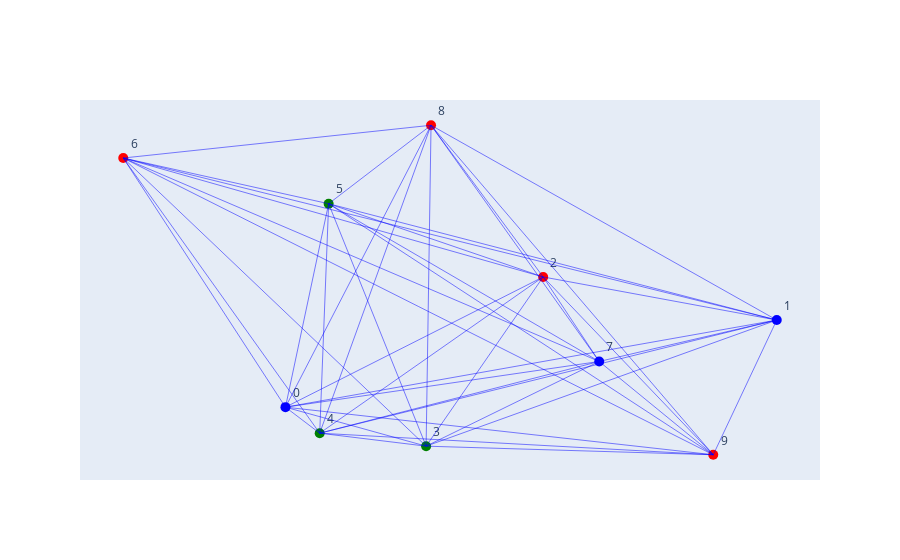

The notebook cell saved with this chart:
### Code cell
import plotly.graph_objects as go 
import random

from dash import Dash, html, dcc, Input, Output, callback
import time

import networkx as nx
from tqdm import tqdm 

EDGE_WIDTH = 0.5
NODE_SIZE = 10

G = nx.random_geometric_graph(10, 1)
nx_layout = nx.spring_layout(G)

nodes_vis_data = {}
edges_vis_data = {}

nx_nodes = G.nodes 
nx_nodes_data = G.nodes.data()

nx_edges = G.edges 
nx_edges_data = G.edges.data()

colors = ['red','green','blue']
rrange = (0,len(colors)-1)
random.randint(*rrange)
for i in nx_nodes:
    curr_nx_node_data = nx_nodes_data[i]
    stri = str(i)
    curr_node_vis_data = {
        'name':stri,
        'x': curr_nx_node_data['pos'][0],
        'y': curr_nx_node_data['pos'][1],
        'color':colors[random.randint(*rrange)],
        'hoverinfo':None,
        'hovertext':stri + '_' + str(random.randint(100,110)),
    }
    nodes_vis_data[stri]=curr_node_vis_data

for j in nx_edges:
    u, v = min(j), max(j)
    assert u != v 
    u_dt, v_dt = nx_nodes_data[u],nx_nodes_data[v]
    edge_id = f'{u}_{v}'
    u_x, u_y = u_dt['pos']
    v_x, v_y = v_dt['pos']
    curr_edge_vis_data = {
        "name":edge_id,
        'x':(u_x,v_x),
        'y':(u_y,v_y),
        'color':'blue',
    }
    edges_vis_data[edge_id] = curr_edge_vis_data

traces = []
for i in nodes_vis_data:
    node_dt = nodes_vis_data[i]
    
    node_trace = go.Scatter(
        x=[node_dt['x'],], y=[node_dt['y'],],
        mode='markers+text',
        text=node_dt['name'],
        name=node_dt['name'],
        textposition='top right',
        customdata=[node_dt["hovertext"],],
        hoverinfo=node_dt["hoverinfo"],
        hovertemplate='%{customdata}', 
        marker=go.scatter.Marker(color=node_dt["color"],size=NODE_SIZE)
    )

    traces.append(node_trace)
  
for edge_id in edges_vis_data:
    edge_dt = edges_vis_data[edge_id]
    
    edge_trace = go.Scatter(
        x=edge_dt['x'], y=edge_dt['y'],
        name=edge_dt['name'],
        line=dict(width=EDGE_WIDTH, color=edge_dt['color']), 
        mode='lines',
        hoverinfo='none',
    )
    traces.append(edge_trace)

fig = go.Figure(data=traces,
             layout=go.Layout(
                title=dict(
                    font=dict(
                        size=5
                    )
                ),
                showlegend=False,
                hovermode='closest',
                xaxis=dict(showgrid=False, zeroline=False, showticklabels=False),
                yaxis=dict(showgrid=False, zeroline=False, showticklabels=False))
                )
fig.show()

### Figure 1 — Plotly figure (JSON) as saved in the notebook; plotly's stock layout.template omitted (floating-point values rounded to 4 significant figures)
{"data": [{"customdata": ["0_108"], "hovertemplate": "%{customdata}", "marker": {"color": "blue", "size": 10}, "mode": "markers+text", "name": "0", "text": "0", "textposition": "top right", "type": "scatter", "x": [0.2732], "y": [0.5089]}, {"customdata": ["1_109"], "hovertemplate": "%{customdata}", "marker": {"color": "blue", "size": 10}, "mode": "markers+text", "name": "1", "text": "1", "textposition": "top right", "type": "scatter", "x": [0.9487], "y": [0.6557]}, {"customdata": ["2_108"], "hovertemplate": "%{customdata}", "marker": {"color": "red", "size": 10}, "mode": "markers+text", "name": "2", "text": "2", "textposition": "top right", "type": "scatter", "x": [0.6275], "y": [0.7283]}, {"customdata": ["3_109"], "hovertemplate": "%{customdata}", "marker": {"color": "green", "size": 10}, "mode": "markers+text", "name": "3", "text": "3", "textposition": "top right", "type": "scatter", "x": [0.4666], "y": [0.4432]}, {"customdata": ["4_109"], "hovertemplate": "%{customdata}", "marker": {"color": "green", "size": 10}, "mode": "markers+text", "name": "4", "text": "4", "textposition": "top right", "type": "scatter", "x": [0.3203], "y": [0.4651]}, {"customdata": ["5_107"], "hovertemplate": "%{customdata}", "marker": {"color": "green", "size": 10}, "mode": "markers+text", "name": "5", "text": "5", "textposition": "top right", "type": "scatter", "x": [0.3326], "y": [0.8516]}, {"customdata": ["6_100"], "hovertemplate": "%{customdata}", "marker": {"color": "red", "size": 10}, "mode": "markers+text", "name": "6", "text": "6", "textposition": "top right", "type": "scatter", "x": [0.05017], "y": [0.9286]}, {"customdata": ["7_105"], "hovertemplate": "%{customdata}", "marker": {"color": "blue", "size": 10}, "mode": "markers+text", "name": "7", "text": "7", "textposition": "top right", "type": "scatter", "x": [0.7046], "y": [0.5859]}, {"customdata": ["8_103"], "hovertemplate": "%{customdata}", "marker": {"color": "red", "size": 10}, "mode": "markers+text", "name": "8", "text": "8", "textposition": "top right", "type": "scatter", "x": [0.4733], "y": [0.9838]}, {"customdata": ["9_105"], "hovertemplate": "%{customdata}", "marker": {"color": "red", "size": 10}, "mode": "markers+text", "name": "9", "text": "9", "textposition": "top right", "type": "scatter", "x": [0.8614], "y": [0.4288]}, {"hoverinfo": "none", "line": {"color": "blue", "width": 0.5}, "mode": "lines", "name": "0_1", "type": "scatter", "x": [0.2732, 0.9487], "y": [0.5089, 0.6557]}, {"hoverinfo": "none", "line": {"color": "blue", "width": 0.5}, "mode": "lines", "name": "0_2", "type": "scatter", "x": [0.2732, 0.6275], "y": [0.5089, 0.7283]}, {"hoverinfo": "none", "line": {"color": "blue", "width": 0.5}, "mode": "lines", "name": "0_3", "type": "scatter", "x": [0.2732, 0.4666], "y": [0.5089, 0.4432]}, {"hoverinfo": "none", "line": {"color": "blue", "width": 0.5}, "mode": "lines", "name": "0_4", "type": "scatter", "x": [0.2732, 0.3203], "y": [0.5089, 0.4651]}, {"hoverinfo": "none", "line": {"color": "blue", "width": 0.5}, "mode": "lines", "name": "0_5", "type": "scatter", "x": [0.2732, 0.3326], "y": [0.5089, 0.8516]}, {"hoverinfo": "none", "line": {"color": "blue", "width": 0.5}, "mode": "lines", "name": "0_6", "type": "scatter", "x": [0.2732, 0.05017], "y": [0.5089, 0.9286]}, {"hoverinfo": "none", "line": {"color": "blue", "width": 0.5}, "mode": "lines", "name": "0_7", "type": "scatter", "x": [0.2732, 0.7046], "y": [0.5089, 0.5859]}, {"hoverinfo": "none", "line": {"color": "blue", "width": 0.5}, "mode": "lines", "name": "0_8", "type": "scatter", "x": [0.2732, 0.4733], "y": [0.5089, 0.9838]}, {"hoverinfo": "none", "line": {"color": "blue", "width": 0.5}, "mode": "lines", "name": "0_9", "type": "scatter", "x": [0.2732, 0.8614], "y": [0.5089, 0.4288]}, {"hoverinfo": "none", "line": {"color": "blue", "width": 0.5}, "mode": "lines", "name": "1_2", "type": "scatter", "x": [0.9487, 0.6275], "y": [0.6557, 0.7283]}, {"hoverinfo": "none", "line": {"color": "blue", "width": 0.5}, "mode": "lines", "name": "1_3", "type": "scatter", "x": [0.9487, 0.4666], "y": [0.6557, 0.4432]}, {"hoverinfo": "none", "line": {"color": "blue", "width": 0.5}, "mode": "lines", "name": "1_4", "type": "scatter", "x": [0.9487, 0.3203], "y": [0.6557, 0.4651]}, {"hoverinfo": "none", "line": {"color": "blue", "width": 0.5}, "mode": "lines", "name": "1_5", "type": "scatter", "x": [0.9487, 0.3326], "y": [0.6557, 0.8516]}, {"hoverinfo": "none", "line": {"color": "blue", "width": 0.5}, "mode": "lines", "name": "1_6", "type": "scatter", "x": [0.9487, 0.05017], "y": [0.6557, 0.9286]}, {"hoverinfo": "none", "line": {"color": "blue", "width": 0.5}, "mode": "lines", "name": "1_7", "type": "scatter", "x": [0.9487, 0.7046], "y": [0.6557, 0.5859]}, {"hoverinfo": "none", "line": {"color": "blue", "width": 0.5}, "mode": "lines", "name": "1_8", "type": "scatter", "x": [0.9487, 0.4733], "y": [0.6557, 0.9838]}, {"hoverinfo": "none", "line": {"color": "blue", "width": 0.5}, "mode": "lines", "name": "1_9", "type": "scatter", "x": [0.9487, 0.8614], "y": [0.6557, 0.4288]}, {"hoverinfo": "none", "line": {"color": "blue", "width": 0.5}, "mode": "lines", "name": "2_3", "type": "scatter", "x": [0.6275, 0.4666], "y": [0.7283, 0.4432]}, {"hoverinfo": "none", "line": {"color": "blue", "width": 0.5}, "mode": "lines", "name": "2_4", "type": "scatter", "x": [0.6275, 0.3203], "y": [0.7283, 0.4651]}, {"hoverinfo": "none", "line": {"color": "blue", "width": 0.5}, "mode": "lines", "name": "2_5", "type": "scatter", "x": [0.6275, 0.3326], "y": [0.7283, 0.8516]}, {"hoverinfo": "none", "line": {"color": "blue", "width": 0.5}, "mode": "lines", "name": "2_6", "type": "scatter", "x": [0.6275, 0.05017], "y": [0.7283, 0.9286]}, {"hoverinfo": "none", "line": {"color": "blue", "width": 0.5}, "mode": "lines", "name": "2_7", "type": "scatter", "x": [0.6275, 0.7046], "y": [0.7283, 0.5859]}, {"hoverinfo": "none", "line": {"color": "blue", "width": 0.5}, "mode": "lines", "name": "2_8", "type": "scatter", "x": [0.6275, 0.4733], "y": [0.7283, 0.9838]}, {"hoverinfo": "none", "line": {"color": "blue", "width": 0.5}, "mode": "lines", "name": "2_9", "type": "scatter", "x": [0.6275, 0.8614], "y": [0.7283, 0.4288]}, {"hoverinfo": "none", "line": {"color": "blue", "width": 0.5}, "mode": "lines", "name": "3_4", "type": "scatter", "x": [0.4666, 0.3203], "y": [0.4432, 0.4651]}, {"hoverinfo": "none", "line": {"color": "blue", "width": 0.5}, "mode": "lines", "name": "3_5", "type": "scatter", "x": [0.4666, 0.3326], "y": [0.4432, 0.8516]}, {"hoverinfo": "none", "line": {"color": "blue", "width": 0.5}, "mode": "lines", "name": "3_6", "type": "scatter", "x": [0.4666, 0.05017], "y": [0.4432, 0.9286]}, {"hoverinfo": "none", "line": {"color": "blue", "width": 0.5}, "mode": "lines", "name": "3_7", "type": "scatter", "x": [0.4666, 0.7046], "y": [0.4432, 0.5859]}, {"hoverinfo": "none", "line": {"color": "blue", "width": 0.5}, "mode": "lines", "name": "3_8", "type": "scatter", "x": [0.4666, 0.4733], "y": [0.4432, 0.9838]}, {"hoverinfo": "none", "line": {"color": "blue", "width": 0.5}, "mode": "lines", "name": "3_9", "type": "scatter", "x": [0.4666, 0.8614], "y": [0.4432, 0.4288]}, {"hoverinfo": "none", "line": {"color": "blue", "width": 0.5}, "mode": "lines", "name": "4_5", "type": "scatter", "x": [0.3203, 0.3326], "y": [0.4651, 0.8516]}, {"hoverinfo": "none", "line": {"color": "blue", "width": 0.5}, "mode": "lines", "name": "4_6", "type": "scatter", "x": [0.3203, 0.05017], "y": [0.4651, 0.9286]}, {"hoverinfo": "none", "line": {"color": "blue", "width": 0.5}, "mode": "lines", "name": "4_7", "type": "scatter", "x": [0.3203, 0.7046], "y": [0.4651, 0.5859]}, {"hoverinfo": "none", "line": {"color": "blue", "width": 0.5}, "mode": "lines", "name": "4_8", "type": "scatter", "x": [0.3203, 0.4733], "y": [0.4651, 0.9838]}, {"hoverinfo": "none", "line": {"color": "blue", "width": 0.5}, "mode": "lines", "name": "4_9", "type": "scatter", "x": [0.3203, 0.8614], "y": [0.4651, 0.4288]}, {"hoverinfo": "none", "line": {"color": "blue", "width": 0.5}, "mode": "lines", "name": "5_6", "type": "scatter", "x": [0.3326, 0.05017], "y": [0.8516, 0.9286]}, {"hoverinfo": "none", "line": {"color": "blue", "width": 0.5}, "mode": "lines", "name": "5_7", "type": "scatter", "x": [0.3326, 0.7046], "y": [0.8516, 0.5859]}, {"hoverinfo": "none", "line": {"color": "blue", "width": 0.5}, "mode": "lines", "name": "5_8", "type": "scatter", "x": [0.3326, 0.4733], "y": [0.8516, 0.9838]}, {"hoverinfo": "none", "line": {"color": "blue", "width": 0.5}, "mode": "lines", "name": "5_9", "type": "scatter", "x": [0.3326, 0.8614], "y": [0.8516, 0.4288]}, {"hoverinfo": "none", "line": {"color": "blue", "width": 0.5}, "mode": "lines", "name": "6_7", "type": "scatter", "x": [0.05017, 0.7046], "y": [0.9286, 0.5859]}, {"hoverinfo": "none", "line": {"color": "blue", "width": 0.5}, "mode": "lines", "name": "6_8", "type": "scatter", "x": [0.05017, 0.4733], "y": [0.9286, 0.9838]}, {"hoverinfo": "none", "line": {"color": "blue", "width": 0.5}, "mode": "lines", "name": "6_9", "type": "scatter", "x": [0.05017, 0.8614], "y": [0.9286, 0.4288]}, {"hoverinfo": "none", "line": {"color": "blue", "width": 0.5}, "mode": "lines", "name": "7_8", "type": "scatter", "x": [0.7046, 0.4733], "y": [0.5859, 0.9838]}, {"hoverinfo": "none", "line": {"color": "blue", "width": 0.5}, "mode": "lines", "name": "7_9", "type": "scatter", "x": [0.7046, 0.8614], "y": [0.5859, 0.4288]}, {"hoverinfo": "none", "line": {"color": "blue", "width": 0.5}, "mode": "lines", "name": "8_9", "type": "scatter", "x": [0.4733, 0.8614], "y": [0.9838, 0.4288]}], "layout": {"hovermode": "closest", "showlegend": false, "title": {"font": {"size": 5}}, "xaxis": {"showgrid": false, "showticklabels": false, "zeroline": false}, "yaxis": {"showgrid": false, "showticklabels": false, "zeroline": false}}}
